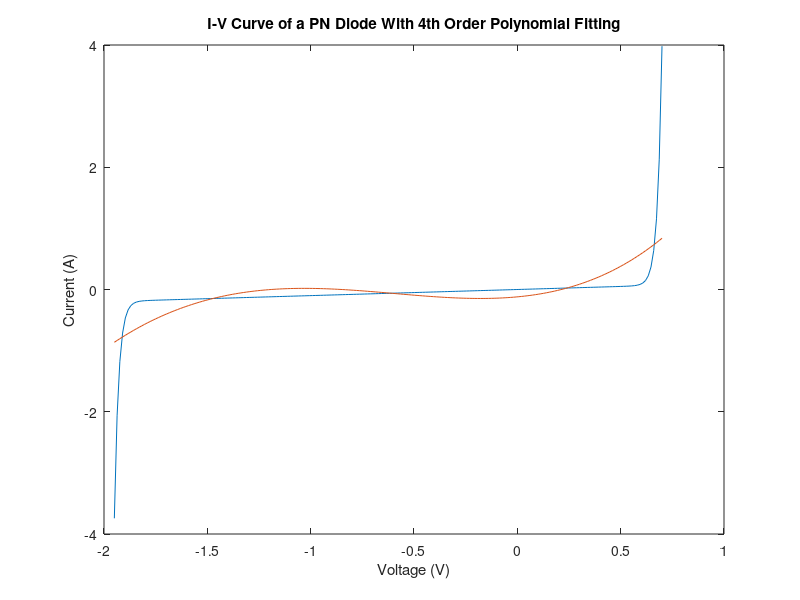
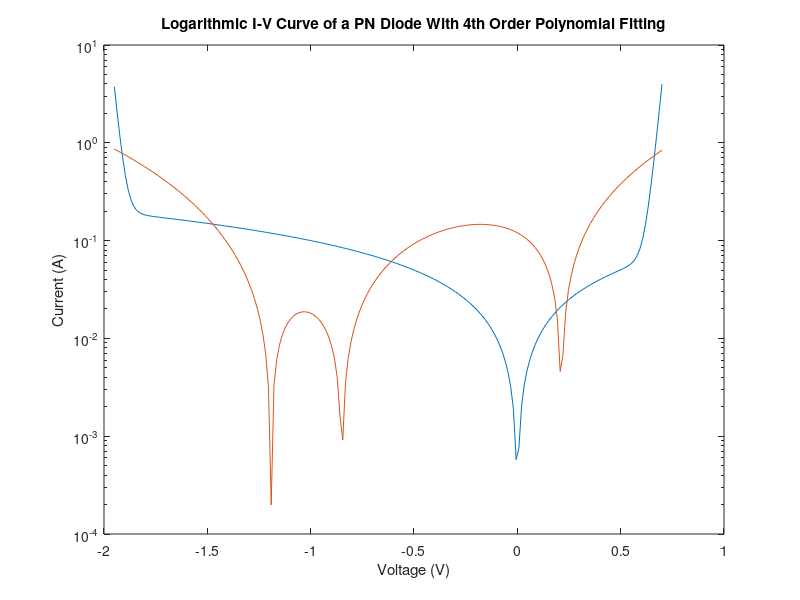
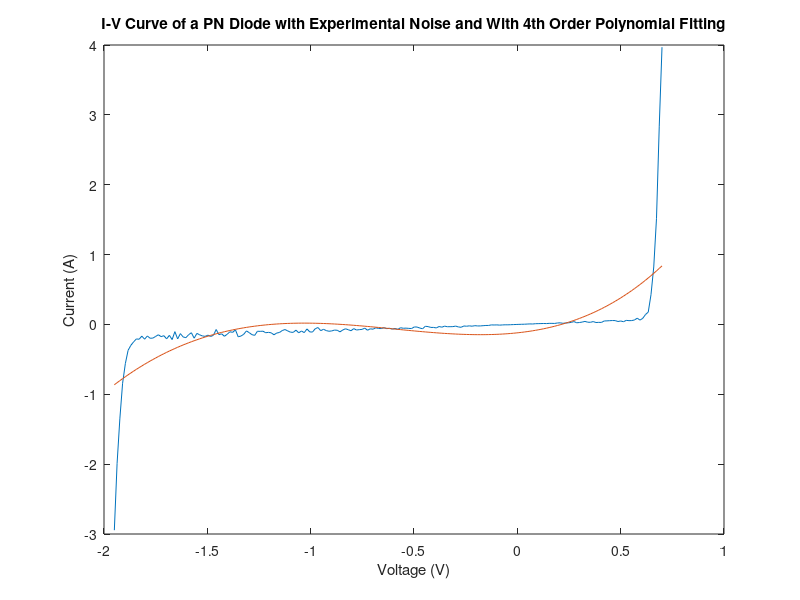
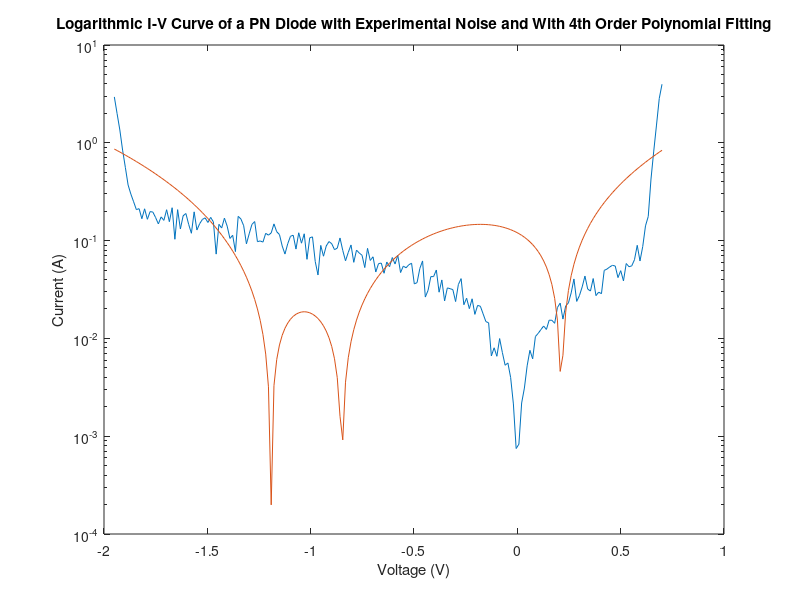

The MATLAB script that drew these images, in order: (Note: this script raises an error after producing the figures.)
clear;
close all;
set(0,'DefaultFigureWindowStyle','docked')

Is = 0.01e-12; % Forward Bias Saturation Current
Ib = 0.1e-12; % Breakdown Saturation Current
Vb = 1.3; % Breakdown Voltage
Gp = 0.1; % Parasitic Parallel Conductance
nsteps = 200;

V = linspace(-1.95, 0.7, nsteps); % Voltage Vector
I = zeros(size(V)); % Current Vector

I = (Is .* (exp((1.2 / 0.025) .* V) - 1)) + (Gp .* V) - (Ib .* (exp((-1.2 / 0.025) .* (V + Vb)) - 1));

I_Noise = I + 0.2 .* I .* randn(1, nsteps); % Current Vector with 20% random variation to simulate noise

% Task #2

% figure(1);
% plot(V, I)
% title('I-V Curve of a PN Diode')
% xlabel('Voltage (V)')
% ylabel('Current (A)')
% 
% figure(2);
% semilogy(V, abs(I))
% title('Logarithmic I-V Curve of a PN Diode')
% xlabel('Voltage (V)')
% ylabel('Current (A)')
% 
% figure(3);
% plot(V, I_Noise)
% title('I-V Curve of a PN Diode with Experimental Noise')
% xlabel('Voltage (V)')
% ylabel('Current (A)')
% 
% figure(4);
% semilogy(V, abs(I_Noise))
% title('Logarithmic I-V Curve of a PN Diode with Experimental Noise')
% xlabel('Voltage (V)')
% ylabel('Current (A)')


% Task #3: Polynomial Fitting

polynomialFit_4thOrder = polyfit(V, I, 4);
polynomialFit_8thOrder = polyfit(V, I, 8);
polynomialFit_4thOrderNoise = polyfit(V, I, 4);
polynomialFit_8thOrderNoise = polyfit(V, I, 8);

figure(1);
plot(V, I)
title('I-V Curve of a PN Diode With 4th Order Polynomial Fitting')
xlabel('Voltage (V)')
ylabel('Current (A)')
hold on
plot(V, polyval(polynomialFit_4thOrder, V))
hold off

figure(2)
semilogy(V, abs(I))
title('Logarithmic I-V Curve of a PN Diode With 4th Order Polynomial Fitting')
xlabel('Voltage (V)')
ylabel('Current (A)')
hold on
semilogy(V, abs(polyval(polynomialFit_4thOrder, V)))
hold off

figure(3);
plot(V, I_Noise)
title('I-V Curve of a PN Diode with Experimental Noise and With 4th Order Polynomial Fitting')
xlabel('Voltage (V)')
ylabel('Current (A)')
hold on
plot(V, polyval(polynomialFit_4thOrderNoise, V))
hold off

figure(4);
semilogy(V, abs(I_Noise))
title('Logarithmic I-V Curve of a PN Diode with Experimental Noise and With 4th Order Polynomial Fitting')
xlabel('Voltage (V)')
ylabel('Current (A)')
hold on
semilogy(V, abs(polyval(polynomialFit_4thOrderNoise, V)))
hold off

figure(5)
plot(V, I)
title('I-V Curve of a PN Diode with 8th Order Polynomial Fitting')
xlabel('Voltage (V)')
ylabel('Current (A)')
hold on
plot(V, polyval(polynomialFit_8thOrderNoise, V))
hold off

figure(6)
semilogy(V, abs(I))
title('Logarithmic I-V Curve of a PN Diode with 8th Order Polynomial Fitting')
xlabel('Voltage (V)')
ylabel('Current (A)')
hold on
semilogy(V, abs(polyval(polynomialFit_8thOrderNoise, V)))
hold off

figure(7)
plot(V, I_Noise)
title('I-V Curve of a PN Diode with Experimental Noise and With 8th Order Polynomial Fitting')
xlabel('Voltage (V)')
ylabel('Current (A)')
hold on
plot(V, polyval(polynomialFit_8thOrderNoise, V))
hold off

figure(8)
semilogy(V, abs(I_Noise))
title('Logarithmic I-V Curve of a PN Diode with Experimental Noise and With 8th Order Polynomial Fitting')
xlabel('Voltage (V)')
ylabel('Current (A)')
hold on
semilogy(V, abs(polyval(polynomialFit_8thOrderNoise, V)))
hold off

% Task #4: Nonlinear Curve Fitting

% Part A (Is and Ib)
foA = fittype('A .* (exp((1.2/0.025) .* x) - 1) + (0.1 .* x) - (C .* (exp((-1.2/0.025) .* (x + 1.3)) - 1))');
ffA = fit(V', I', foA);
IfA = ffA(V);
figure(9);
plot(V, IfA)
title('I-V Curve of a PN Diode with Fitted Parameters I_s and I_b')
xlabel('Voltage (V)')
ylabel('Current (A)')
hold on

% Part B (Is, Gb and Ib)
foB = fittype('A .* (exp((1.2/0.025) .* x) - 1) + (B .* x) - (C .* (exp((-1.2/0.025) .* (x + 1.3)) - 1))');
ffB = fit(V', I', foB);
IfB = ffB(V);
plot(V, IfB)
title('I-V Curve of a PN Diode with Fitted Parameters I_s, G_b and I_b')
xlabel('Voltage (V)')
ylabel('Current (A)')

% Part C (Is, Gb, Ib and Vb)
foC = fittype('A .* (exp((1.2/0.025) .* x) - 1) + (B .* x) - (C .* (exp((-1.2/0.025) .* (x + D)) - 1))');
ffC = fit(V', I', foC);
IfC = ffC(V);
plot(V, IfC)
title('I-V Curve of a PN Diode with Fitted Parameters I_s, G_b, I_b and V_b')
xlabel('Voltage (V)')
ylabel('Current (A)')
legend('I_s and I_b', 'I_s, G_b and I_b', 'I_s, G_b, I_b and V_b')
hold off

% Task #5: Fitting using the Neural Net model

inputs = V.';
targets = I.';
hiddenLayerSize = 10;
net = fitnet(hiddenLayerSize);
net.divideParam.trainRatio = 70/100;
net.divideParam.valRatio = 15/100;
net.divideParam.testRatio = 15/100;
[net, tr] = train(net, inputs, targets);
outputs = net(inputs);
errors = gsubtract(outputs, targets);
performance = perform(net, targets, outputs);
view(net)
Inn = outputs;

figure(10)
plot(V, I)
hold on
plot(V, Inn, 'r--')
hold off
legend("Raw Data", "Neural Net Fit")